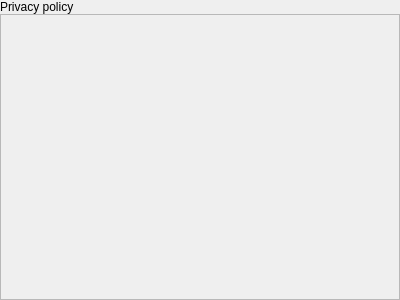
<?xml version="1.0" encoding="UTF-8"?>
<ui version="4.0">
 <class>InformationScreen</class>
 <widget class="QWidget" name="InformationScreen">
  <property name="geometry">
   <rect>
    <x>0</x>
    <y>0</y>
    <width>400</width>
    <height>300</height>
   </rect>
  </property>
  <property name="windowTitle">
   <string>Form</string>
  </property>
  <layout class="QVBoxLayout" name="verticalLayout">
   <property name="spacing">
    <number>0</number>
   </property>
   <property name="leftMargin">
    <number>0</number>
   </property>
   <property name="topMargin">
    <number>0</number>
   </property>
   <property name="rightMargin">
    <number>0</number>
   </property>
   <property name="bottomMargin">
    <number>0</number>
   </property>
   <item>
    <widget class="QLabel" name="lblCaption">
     <property name="text">
      <string>Privacy policy</string>
     </property>
    </widget>
   </item>
   <item>
    <widget class="QScrollArea" name="scrArea">
     <property name="verticalScrollBarPolicy">
      <enum>Qt::ScrollBarAlwaysOff</enum>
     </property>
     <property name="horizontalScrollBarPolicy">
      <enum>Qt::ScrollBarAlwaysOff</enum>
     </property>
     <property name="widgetResizable">
      <bool>true</bool>
     </property>
     <widget class="QWidget" name="wgtScrollAreaContent">
      <property name="geometry">
       <rect>
        <x>0</x>
        <y>0</y>
        <width>398</width>
        <height>281</height>
       </rect>
      </property>
      <layout class="QVBoxLayout" name="verticalLayout_2">
       <property name="spacing">
        <number>0</number>
       </property>
       <property name="leftMargin">
        <number>0</number>
       </property>
       <property name="topMargin">
        <number>0</number>
       </property>
       <property name="rightMargin">
        <number>0</number>
       </property>
       <property name="bottomMargin">
        <number>0</number>
       </property>
       <item>
        <widget class="QLabel" name="lblText">
         <property name="text">
          <string/>
         </property>
         <property name="wordWrap">
          <bool>true</bool>
         </property>
        </widget>
       </item>
      </layout>
     </widget>
    </widget>
   </item>
  </layout>
 </widget>
 <resources/>
 <connections/>
</ui>
